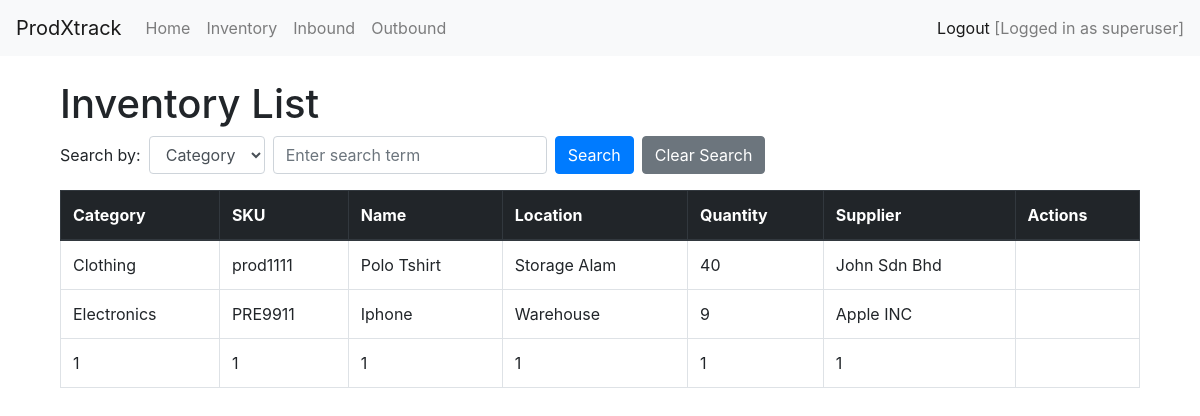
The page /inventory/ (signed in) on the database as committed earlier.
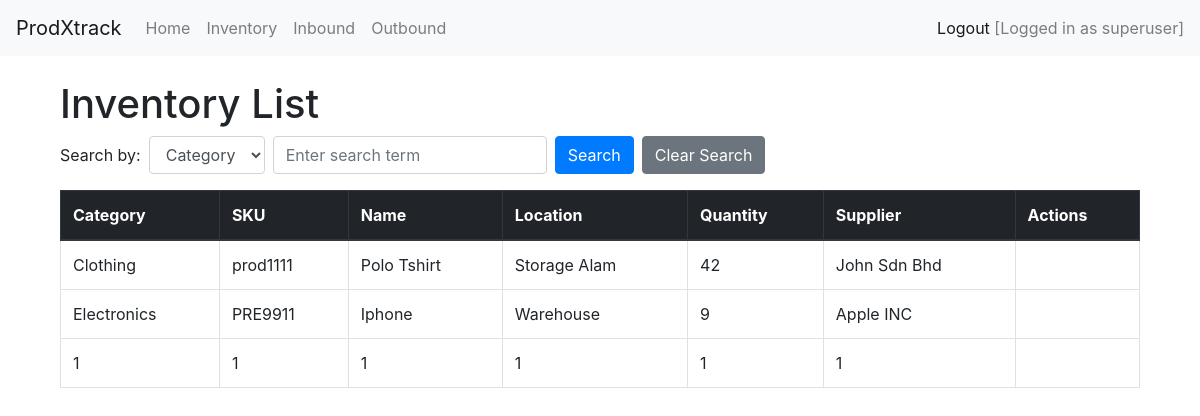
The same page on the database as committed later.
### inventory/models.py (models this page shows, shortened)
class Inventory(models.Model):
    category = models.CharField(max_length=255)
    sku = models.CharField(max_length=100, unique=True)
    name = models.CharField(max_length=255)
    location = models.CharField(max_length=255)
    quantity = models.IntegerField()
    supplier = models.CharField(max_length=255)
    class Meta:
        verbose_name = "Inventory"
        verbose_name_plural = "Inventories"

### inventory/views.py (the view, shortened to what this page needs)
# urls.py: path('inventory/', views.inventory_list, name='inventory_list'),
@login_required
def inventory_list(request):
    search_field = request.GET.get('search_field')  # Get the field to search by (e.g., 'category', 'sku', etc.)
    query = request.GET.get('q')  # Get the search term
    items = Inventory.objects.all()
    context = {
        'items': items,
        'query': query,
        'search_field': search_field,
    }
    return render(request, 'inventory/inv_list.html', context)

### inventory/templates/inventory/inv_list.html (shortened to what this page needs)
{% extends 'inventory/base.html' %}
{% block content %}
<div class="container mt-4">
    <h1>Inventory List</h1>
    <form method="GET" action="{% url 'inventory_list' %}" class="form-inline mb-3">
        <div class="form-group mr-2">
            <label for="search_field" class="mr-2">Search by:</label>
            <select name="search_field" id="search_field" class="form-control">
                <option value="category" {% if search_field == "category" %}selected{% endif %}>Category</option>
            </select>
        </div>
        <div class="form-group mr-2">
            <input type="text" name="q" placeholder="Enter search term" value="{{ query|default:'' }}" class="form-control">
        </div>
        <button type="submit" class="btn btn-primary mr-2">Search</button>
        <a href="{% url 'inventory_list' %}" class="btn btn-secondary">Clear Search</a>
    </form>
    <table class="table table-bordered">
        <thead class="thead-dark">
            <tr>
                <th>Category</th>
                <th>SKU</th>
                <th>Name</th>
                <th>Location</th>
                <th>Quantity</th>
                <th>Supplier</th>
                <th>Actions</th>
            </tr>
        </thead>
        <tbody>
            {% for item in items %}
            <tr>
                <td>{{ item.category }}</td>
                <td>{{ item.sku }}</td>
                <td>{{ item.name }}</td>
                <td>{{ item.location }}</td>
                <td>{{ item.quantity }}</td>
                <td>{{ item.supplier }}</td>
                <td>
                </td>
            </tr>
            {% endfor %}
        </tbody>
    </table>
</div>
</body>
</html>
{% endblock %}

Rows that differ between the two databases and show on the page:
changed Inventory "Clothing": quantity "40" → "42"
